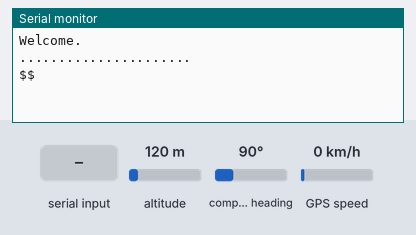
The sketch below on a simulated Arduino Uno, built with avr-gcc and run on an emulated ATmega328P. Parts: the last lines printed to the serial monitor. Inputs (shaded band) come from the test bench; at power-on: altitude 120 m, compass heading 90°, GPS speed 0 km/h. The GPS gets a fix after 3 s at 37.7749, -122.4194 with 8 satellites; the modem accepts every AT command (registered, SIM ready, sends succeed) and sends nothing else.

Above: at 1.3 s.
1.4 s: "s" received over Serial
At 6.7 s:
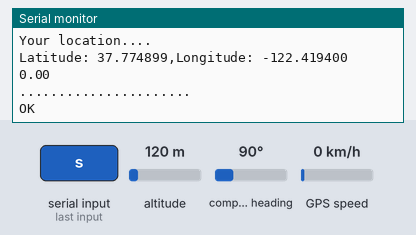
At 11.1 s:
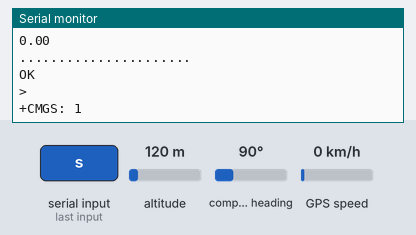

The sketch:

code.ino
```cpp
#include <SoftwareSerial.h>
#include <TinyGPS.h>

TinyGPS gps;  //Creates a new instance of the TinyGPS object

float lat = -1.6848579,lon = 37.1690756;


SoftwareSerial mySerial(9, 10); //RX and TX pins respectively.

void setup()
{
  mySerial.begin(9600);   // Setting the baud rate of GSM Module
  Serial.begin(9600);    // Setting the baud rate of Serial Monitor (Arduino)
  Serial.println("Welcome.");
  Serial.println("......................");
  Serial.println();
  delay(100);
}


void loop()
{


  if (Serial.available()>0)
   switch(Serial.read())
  {
    case 's':
    case 'S':
      mySerial.println("AT+CMGF=1");    //Sets the GSM Module in Text Mode
     delay(1000);  // Delay of 1 second
     mySerial.println("AT+CMGS=\"+91********\"\r"); //mobile number to send a text to
     delay(1000);
     Serial.println();
     Serial.println("Name: Srushti Patyane");
     Serial.println("......................");
     Serial.println("Your location....");
     Serial.println(gps_connect());
     Serial.println("......................");

     Serial.println();
     delay(100);
     mySerial.println((char)26);// ASCII code of CTRL+Z for saying the end of sms to  the module
      delay(1000);
      break;


    case 'r':
    case 'R':
      mySerial.println("AT+CNMI=2,2,0,0,0"); // AT Command to receive a live SMS
      delay(1000);
      break;
  }

 if (mySerial.available()>0)
   Serial.write(mySerial.read());
}


float gps_connect() {
  while (Serial.available()) { // check for gps data
    if (gps.encode(Serial.read())) // encode gps data
    {
      gps.f_get_position(&lat, &lon); // get latitude and longitude
      // display position

    }
  }

  String latitude = String(lat, 6);
  String longitude = String(lon, 6);
  Serial.println("Latitude: " + latitude + "," "Longitude: " + longitude);
  delay(1000);
}
```

Measured:
- after the input at 1.4 s, the serial monitor: prints a new line after 2.0 s (image 1)
